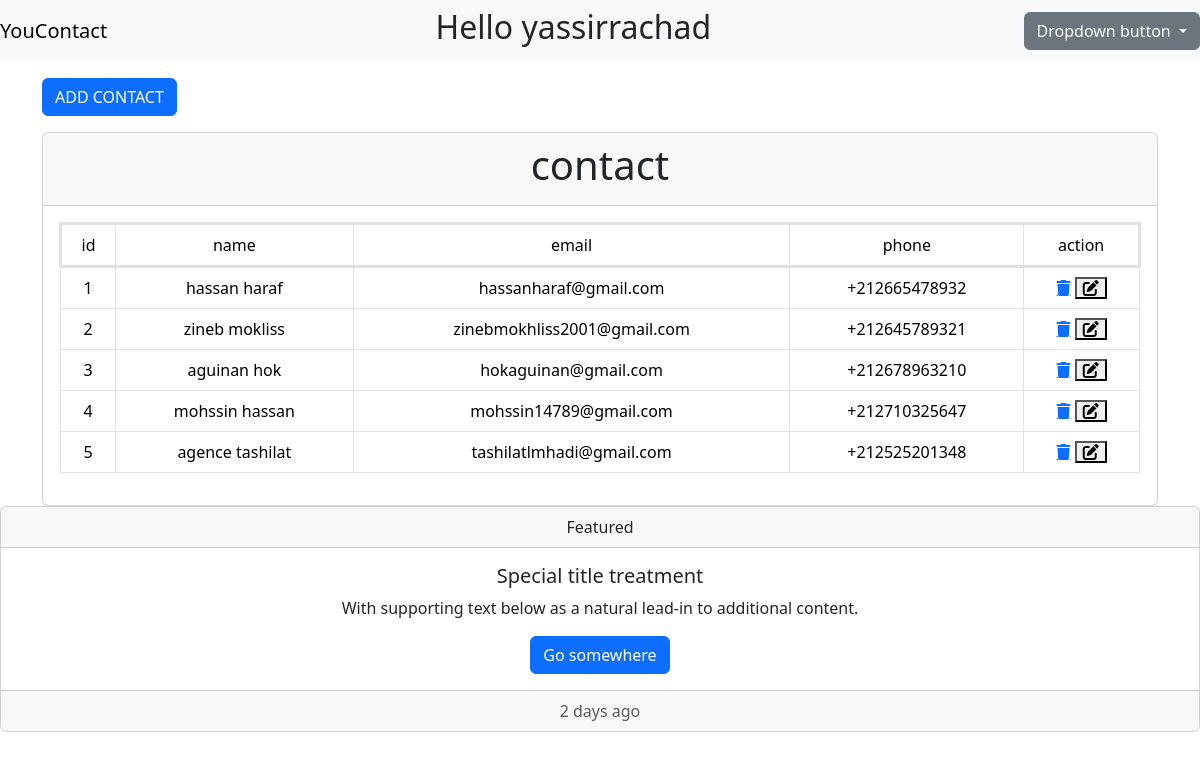
/ (signed in), run on the app's committed database.
### tables this page shows
CREATE TABLE IF NOT EXISTS `contact` (
  `id` int PRIMARY KEY AUTO_INCREMENT,
  `name` varchar(250) DEFAULT NULL,
  `email` varchar(250) DEFAULT NULL, 
  `phone` varchar(250) DEFAULT NULL,
  `id_user` int DEFAULT NULL,
  FOREIGN KEY (id_user) REFERENCES utilisateur (id)
);

### index.php (the view, shortened to what this page needs)
<?php
include("header.php");
include('connect.php');
?>
<div class="container my-3">
    <button type="button" class="btn btn-primary" data-bs-toggle="modal" data-bs-target="#staticBackdrop">
        ADD CONTACT
    </button>
</div>
<div class="container">
    <div class="row">
        <div class="col">
            <div class="card">
                <div class="card-header">
                    <h2 class="display-6 text-center"> contact</h2>
                </div>
                <div class="card-body">
                    <table class="table table-bordered text-center">
                        <tr class="bg-dark border border-3  text-white">
                            <td>id</td>
                            <td>name</td>
                            <td>email</td>
                            <td>phone</td>
                            <td>action</td>
                        </tr>
                        <?php
                        $id = $_SESSION['id'];
                        $query = "SELECT * FROM contact WHERE id_user=$id ";
                        $result = mysqli_query($conn, $query);
                        if ($result->num_rows > 0) {
                            while ($row = mysqli_fetch_assoc($result)) {
                        ?>
                                <tr>
                                    <td> <?= $row['id'] ?> </td>
                                    <td> <?= $row['name'] ?> </td>
                                    <td> <?= $row['email'] ?> </td>
                                    <td> <?= $row['phone'] ?> </td>
                                    <td> <a class="fa-solid fa-trash" href="delete.php?id= <?= $row['id'] ?>"></a>
                                        <button type="button" class="fa-solid fa-pen-to-square" data-bs-toggle="modal" data-bs-target="#staticBackdrop<?= $row['id'] ?>">
                                        </button>
                                    </td>
                                </tr>
                        <?php
                            }
                        }
                        ?>
                    </table>
                </div>
            </div>
        </div>
    </div>
</div>
<?php include("footer.php") ?>

### header.php (shortened to what this page needs)
<!DOCTYPE html>
<html lang="en">
<head>
    <link rel="stylesheet" href="./style.css">
    <link href="https://cdn.jsdelivr.net/npm/bootstrap@5.3.2/dist/css/bootstrap.min.css" rel="stylesheet">
    <link rel="stylesheet" href="https://cdnjs.cloudflare.com/ajax/libs/font-awesome/6.4.2/css/all.min.css">
</head>
<body>
    <header>
        <nav class="navbar bg-light navbar-expand-lg navbar-light top-navbar justify-content-between" data-toggle="sticky-onscroll">
                <a class="navbar-brand" href="#">YouContact</a>
                <?php
                if (isset($_SESSION["user"])) {
                ?>
                    <div>
                        <h2>Hello <?= $_SESSION["user"] ?></h2>
                    </div>
                    <div class="dropdown ">
                        <button class="btn btn-secondary dropdown-toggle" type="button" id="dropdownMenuButton1" data-bs-toggle="dropdown" aria-expanded="false">
                            Dropdown button
                        </button>
                    </div>
    <?php
                } ?>
    </header>

### footer.php (shortened to what this page needs)
<footer>
  <div class="card text-center">
    <div class="card-header">
      Featured
    </div>
    <div class="card-body">
      <h5 class="card-title">Special title treatment</h5>
      <p class="card-text">With supporting text below as a natural lead-in to additional content.</p>
      <a href="#" class="btn btn-primary">Go somewhere</a>
    </div>
    <div class="card-footer text-muted">
      2 days ago
    </div>
  </div>
</footer>
</body>
</html>

### data on the page
contact: id "1", name "hassan haraf", email "hassanharaf@gmail.com", phone "+212665478932"
contact: id "2", name "zineb mokliss", email "zinebmokhliss2001@gmail.com", phone "+212645789321"
contact: id "3", name "aguinan hok", email "hokaguinan@gmail.com", phone "+212678963210"
contact: id "4", name "mohssin hassan", email "mohssin14789@gmail.com", phone "+212710325647"
contact: id "5", name "agence tashilat", email "tashilatlmhadi@gmail.com", phone "+212525201348"

### other printed values
$_SESSION["user"] "yassirrachad"
